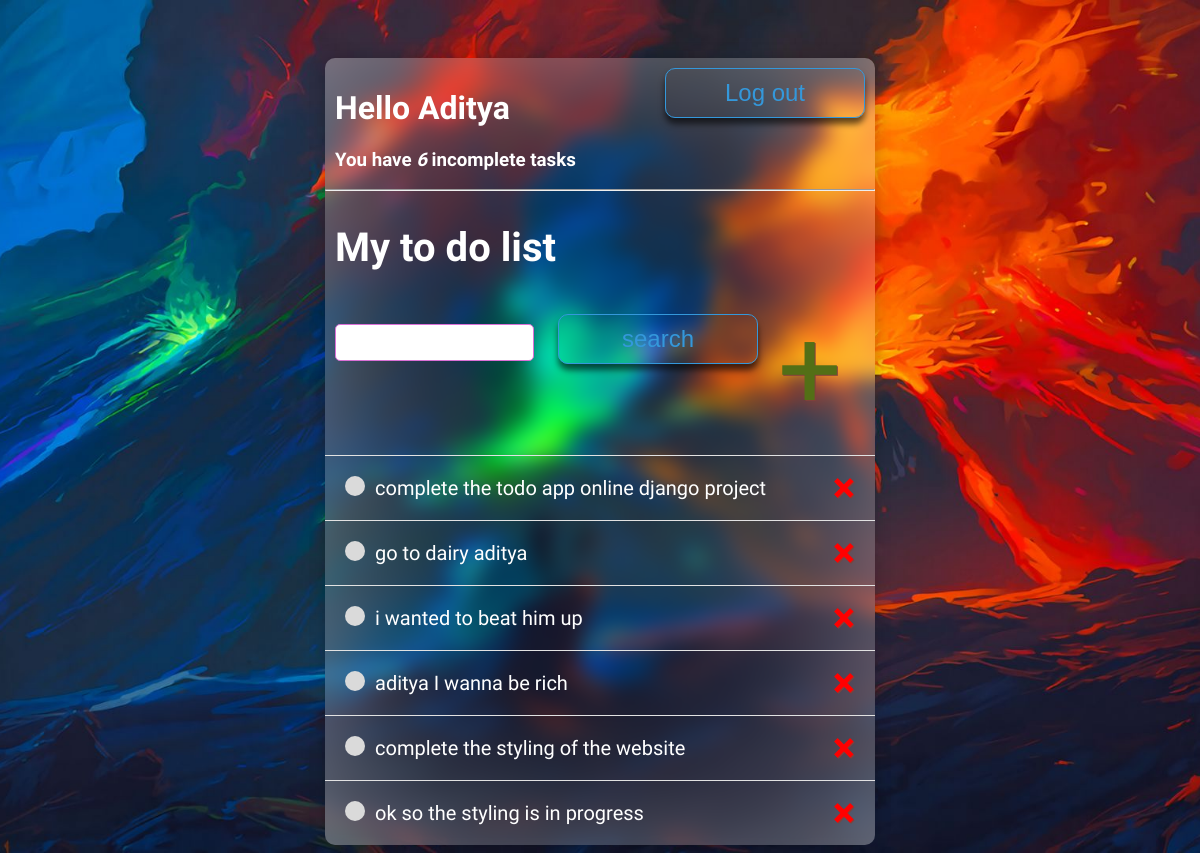
The app's page / (signed in) with its own data.
### To_do_app/models.py (models this page shows)
class Task(models.Model):
    user = models.ForeignKey(User, on_delete =models.CASCADE, null=True, blank=True )
    title = models.CharField(max_length=2000)
    discription = models.TextField(null=True, blank=True)
    complete = models.BooleanField(default=False)
    created = models.DateTimeField(auto_now_add=True)
    def __str__(self):
        return self.title
    class Meta:
        ordering = ['complete']

### To_do_app/views.py (the view, shortened to what this page needs)
# urls.py: to this 'exaple url = path('', TaskList.as_view(), name='tasks'),'
class TaskList(LoginRequiredMixin, ListView):
    model = Task
    '''
    now we want to pass the data onto our template (frontend)
    so how do wwe get that query set onto our template , how do we go pass it in

    Bydefault django calls that query set objectList
    django is gonna look for objects_list which is the default name  of the context_object_name

    so inorder to give the context_object_name (objects_list by default) your own name
    just type context_object_name = 'tasks'
    and now in pur template we can refer to our context_object_name as tasks
    '''
    context_object_name = 'tasks'
    '''
    so we need to restrict the users from seeing each others data because we are pulling all the data from the
    database regardless of the person logged in so we need to change that
    we are trying to ensure that the user can only get the data that they owns

    **kwargs means we are passing in the inital value
    '''
    def get_context_data(self, **kwargs):
        context = super().get_context_data(**kwargs) #this will be set to the original value and making sure that we are inheriting from the original item
        context['tasks'] = context['tasks'].filter(user=self.request.user)
        context['count'] = context['tasks'].filter(complete=False).count()
        search_input = self.request.GET.get("search-area") or ''
        context['search_input'] = search_input
        return context

### To_do_app/templates/To_do_app/task_list.html (shortened to what this page needs)
{% extends "main.html" %}
{% block content %}
{% if request.user.is_authenticated %}
    <div class="header-bar">
          <div>
               <h1 style  = "color: #FFFFFF;"> Hello {{request.user|title}} </h1>
               <h3 style = "margin:0; color: #FFFFFF;">You have <i>{{count}}</i> incomplete task{{ count|pluralize:"s" }}</h3>
          </div>
          <form action="{% url 'logout' %}" method="post">
            <input type="submit" value="Log out" class = "btn"/>
          </form>
    </div>
    <hr>
    <h2 style  = "color: #FFFFFF; font-size: 40px; margin-left:10px;">My to do list</h2>
    <div id="search-add-wrapper" style = "margin-top: 20px; display:flex; margin-bottom:20px;">
      <form method = "GET">
          <input type = "text" name = "search-area" value = "{{search_input}}" style="margin: 10px">
          <input type = "submit" value = "search" class = "btn" style="margin: 10px">
      </form>
      <a href="{%url 'task-create'%}" id = "add-link">&#x2b;</a>
    </div>
   <div class = "task-items-wrapper">
     {%for task in tasks %}
         <div class = "task-wrapper">
           {% if task.complete %}
                 <div class="task-title">
                    <div class = "task-complete-icon"></div>
                    <i><s><a href = "{%url 'task-update' task.id%}" style  = "color: #FFFFFF;"> {{task}} </a></s></i>
                 </div>
                 <a class = "delete-link" href = "{%url 'task-delete' task.id%}" style  = "color: RED;"> &#215; </a>
           {% else %}
           <div class="task-title">
              <div class = "task-incomplete-icon"></div>
              <a href = "{%url 'task-update' task.id%}" style  = "color: #FFFFFF;"> {{task}} </a>
           </div>
           <a class = "delete-link" href = "{%url 'task-delete' task.id%}" style  = "color: RED;"> &#215; </a>
           {% endif %}
         </div>
     {%empty%}
       <h3 style  = "color: #FFFFFF;">No task to remember!</h3>
     {%endfor%}
   </div>
   {% else %}
       <a href="{% url 'login' %}">Log in</a>
   {% endif %}
{% endblock %}

### To_do_app/templates/main.html (style rules this page uses)
body { background: url("/static/img/bg_2.jpg") 50% 0 no-repeat fixed; background-size: cover; background-attachment: fixed; font-family: 'Gluten', cursive; padding-top:50px }
h1, h2, h3, h4, h5, { font-family : 'Raleway', sans-serif; }
.header-bar { display: flex; justify-content: space-between; color: #fff; padding:10px; border-radius: 5px 5px 0 0; }
.task-wrapper { display:flex; align-items: center; justify-content: space-between; padding:20px; border-top: 1px solid rgb(226, 226, 226); }
.task-title { display:flex; }
.task-title a { text-decoration: none; color: #fff; margin-left: 10px; font-size: 20px; }
.task-incomplete-icon { height:20px; width:20px; background-color: rgb(218, 218, 218); border-radius: 50%; }
.delete-link { text-decoration: none; font-weight:900; color: #cf4949; font-size:42px; line-height:0; text-shadow: 1px 1px #81413b; }
#add-link { color: #536f16; text-decoration: none; font-size: 112px; text-shadow: 1px 1px #81413b; margin-left:10px; }
input[type=text], textarea { border: 1px solid #DA70D6; border-radius: 5px; width=90%; padding:10px; }
.btn { cursor: pointer; border: 1px solid #3498db; border-radius: 10px; background-color: transparent; height: 50px; width: 200px; color: #3498db; font-size: 1.5em; box-shadow: 0 6px 6px rgba(0, 0, 0, 0.6); }

### records on screen
Task: title "complete the todo app online django project"
Task: title "go to dairy aditya"
Task: title "i wanted to beat him up"
Task: title "aditya I wanna be rich"
Task: title "complete the styling of the website"
Task: title "ok so the styling is in progress"

### other values on screen
{{ request.user|title }} "Aditya"
{{ count }} "6"
